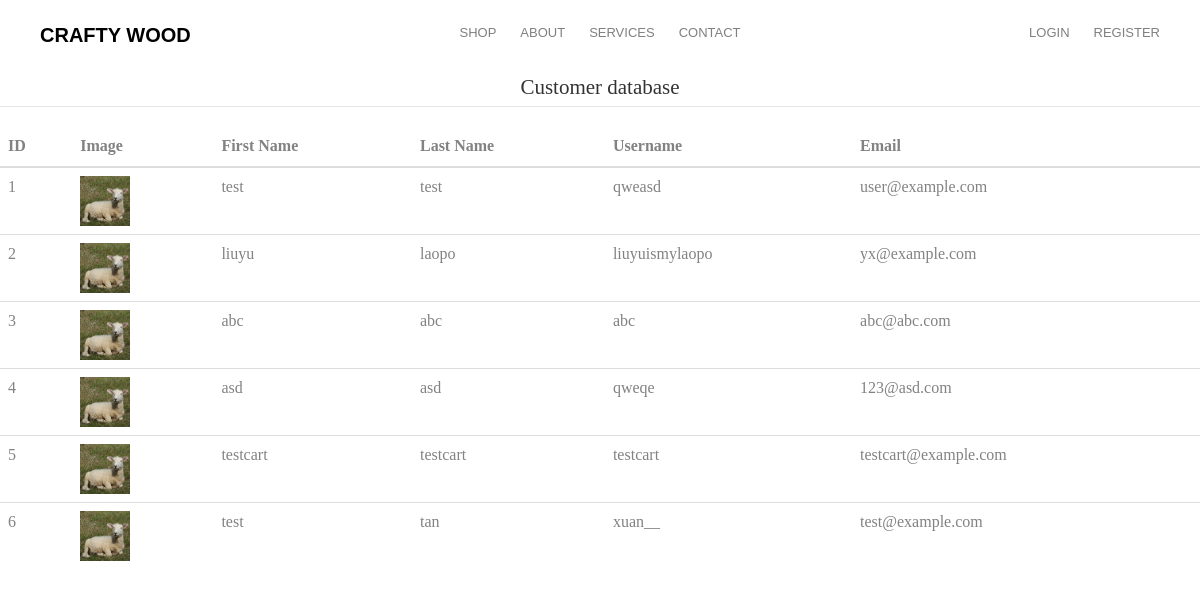
The app's page /admin/customer_database, older data.
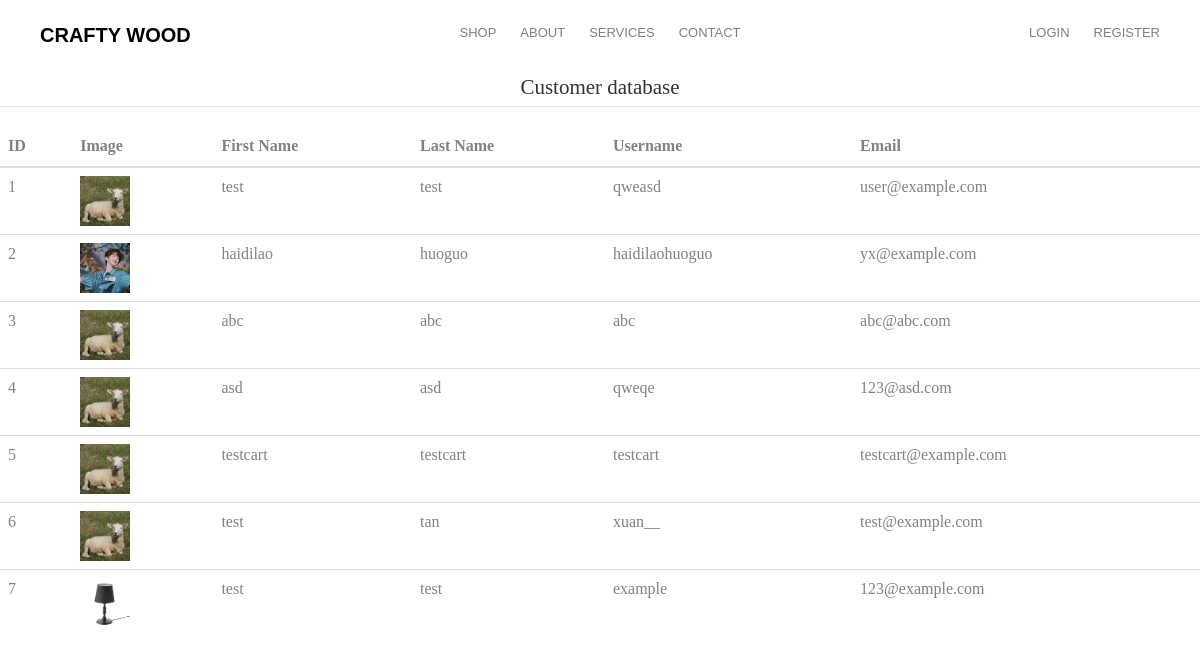
The same page, newer data.
### ecommercesite/database.py (models this page shows, shortened)
class User(db.Model, UserMixin):
    __tablename__ = 'user'
    id = db.Column(db.Integer, primary_key=True)
    type = db.Column(db.String(20))
    first_name = db.Column(db.String(30), nullable=False)
    last_name = db.Column(db.String(30), nullable=False)
    username = db.Column(db.String(30), nullable=False, unique=True)
    email = db.Column(db.String(100), nullable=False, unique=True)
    password = db.Column(db.String(60), nullable=False)
    role = db.Column(db.String(10), nullable=False, default='user')
    image_file = db.Column(db.String(20), nullable=False, default='defaultpfp.jpg')
    __mapper_args__ = {
        'polymorphic_on':type,
        'polymorphic_identity':'user'
    }

class Users(User):
    cart = db.relationship('Items_In_Cart', backref='cart_user', lazy=True)
    review = db.relationship('Review', backref='author', lazy=True)
    __mapper_args__ = {
        'polymorphic_identity':'users'
    }

### ecommercesite/routes.py (the view)
@app.route('/admin/customer_database')
def customer_database():
    users = Users.query.all()
    return render_template('admin/customer_database.html', users=users)

### ecommercesite/templates/admin/customer_database.html
{% extends 'layout.html' %}
{% block content %}
<table class="table tbale-sm">
    <legend class='text-center'> Customer database </legend>
    <thead>
        <th>ID</th>
        <th>Image</th>
        <th>First Name</th>
        <th>Last Name</th>
        <th>Username</th>
        <th>Email</th>
    </thead>
    <tbody>
      {% for user in users %}
      <tr>
        <td>{{loop.index}}</td>
        <td> <img src="{{url_for('static',filename='profile_pics/' + user.image_file)}}" alt="{{user.username}}" width="50" height="50"></td>
        <td>{{ user.first_name}}</td>
        <td>{{ user.last_name}}</td>
        <td>{{ user.username }}</td>
        <td>{{ user.email }}</td>
      </tr>
      {% endfor %}
    </tbody>
</table>
{% endblock content %}

### ecommercesite/templates/layout.html (shortened to what this page needs)
<!DOCTYPE html>
<html>
	<head>
	<link rel="stylesheet" type="text/css" href="{{ url_for('static', filename='animate.css') }}">
	<link rel="stylesheet" type="text/css" href="{{ url_for('static', filename='icomoon.css') }}">
	<link rel="stylesheet" type="text/css" href="{{ url_for('static', filename='bootstrap.css') }}">
	<link rel="stylesheet" type="text/css" href="{{ url_for('static', filename='flexslider.css') }}">
	<link rel="stylesheet" type="text/css" href="{{ url_for('static', filename='owl.carousel.min.css') }}">
	<link rel="stylesheet" type="text/css" href="{{ url_for('static', filename='owl.theme.default.min.css') }}">
	<link rel="stylesheet" type="text/css" href="{{ url_for('static', filename='style.css') }}">
    </head>
    <body>
                <div id="page">
                    <nav class="fh5co-nav" role="navigation">
                        <div class="container">
                            <div class="row">
                                <div class="col-md-3 col-xs-2">
                                    <div id="fh5co-logo"><a href="{{ url_for('home') }}">Crafty Wood</a></div>
                                </div>
                                <div class="col-md-6 col-xs-6 text-center menu-1">
                                    <ul>
                                        <li class="has-dropdown">
                                            <a href="{{ url_for('shop') }}">Shop</a>
                                        </li>
                                        <li>
                                            <a href="{{ url_for('about') }}">About</a>
                                        </li>
                                        <li class="has-dropdown">
                                            <a href="{{ url_for('services') }}">Services</a>
                                        </li>
                                        <li>
                                            <a href="{{ url_for('contacts')}}">Contact</a>
                                        </li>
                                    </ul>
                                </div>
                                <div class="col-md-3 col-xs-4 text-right hidden-xs menu-2">
                                    <ul>
                                        {% if current_user.is_authenticated %}
                                            {% if current_user.role == 'user' %}
                                                <Li><a href="{{url_for('account')}}">Account</a></Li>
                                                <Li><a href="{{url_for('logout')}}">Log Out</a></Li>
                                                <li class="shopping-cart"><a href="{{url_for('cart')}}" class="cart"><span><small>0</small><i class="icon-shopping-cart"></i></span></a></li>
                                            {% elif current_user.role == 'admin' %}
                                                <li><a href="{{url_for('dashboard')}}">Dashboard</a></li>
                                                <Li><a href="{{url_for('logout')}}">Log Out</a></Li>
                                            {% endif %}
                                        {% else %}
                                                <Li><a href="{{url_for('login')}}">Login</a></Li>
                                                <Li><a href="{{url_for('register')}}">Register</a></Li>
                                        {% endif %}
                                    </ul>
                                </div>
                            </div>
                        </div>
                    </nav>
                </div>
                <div>
                    {% block content %}
                    {% endblock content %}
                </div>
    </body>
</html>

### ecommercesite/static/style.css (style rules this page uses)
body { font-family: "Playfair Display", serif; font-weight: 400; font-size: 16px; line-height: 1.7; color: #828282; background: #fff; }
#page { position: relative; overflow-x: hidden; width: 100%; height: 100%; -webkit-transition: 0.5s; -o-transition: 0.5s; transition: 0.5s; }
a { color: #d1c286; -webkit-transition: 0.5s; -o-transition: 0.5s; transition: 0.5s; }
.fh5co-nav { padding: 18px 0; background: #fff; }
.fh5co-nav #fh5co-logo { font-size: 20px; margin: 0; padding: 0; text-transform: uppercase; font-weight: bold; font-family: "Montserrat", Arial, sans-serif; }
.fh5co-nav a { padding: 5px 10px; color: #000; }
.fh5co-nav ul { padding: 0; margin: 0; }
.fh5co-nav ul li { padding: 0; margin: 0; list-style: none; display: inline-block; font-family: "Montserrat", Arial, sans-serif; }
.fh5co-nav ul li a { font-size: 13px; padding: 30px 10px; text-transform: uppercase; color: rgba(0, 0, 0, 0.5); -webkit-transition: 0.5s; -o-transition: 0.5s; transition: 0.5s; }
.fh5co-nav ul li.has-dropdown { position: relative; }
#fh5co-offcanvas a { color: rgba(255, 255, 255, 0.5); }
#fh5co-offcanvas ul { padding: 0; margin: 0; }
#fh5co-offcanvas ul li { padding: 0; margin: 0; list-style: none; }
#fh5co-offcanvas ul li.offcanvas-has-dropdown > a { display: block; position: relative; }
#fh5co-offcanvas ul li.offcanvas-has-dropdown > a:after { position: absolute; right: 0px; font-family: 'icomoon'; font-style: normal; font-weight: normal; font-variant: normal; text-transform: none; line-height: 1; -webkit-font-smoothing: antialiased; -moz-osx-font-smoothing: grayscale; content: "\e921"; font-size: 20px; color: rgba(255, 255, 255, 0.2); -webkit-transition: 0.5s; -o-transition: 0.5s; transition: 0.5s; }

Row changes from the older to the newer data that the page shows:
changed Users "yx@example.com": image_file: picture added in place of a placeholder; first_name "liuyu" → "haidilao"; last_name "laopo" → "huoguo"; username "liuyuismylaopo" → "haidilaohuoguo"
added Users: image_file (picture), first_name "test", last_name "test", username "example", email "123@example.com"
